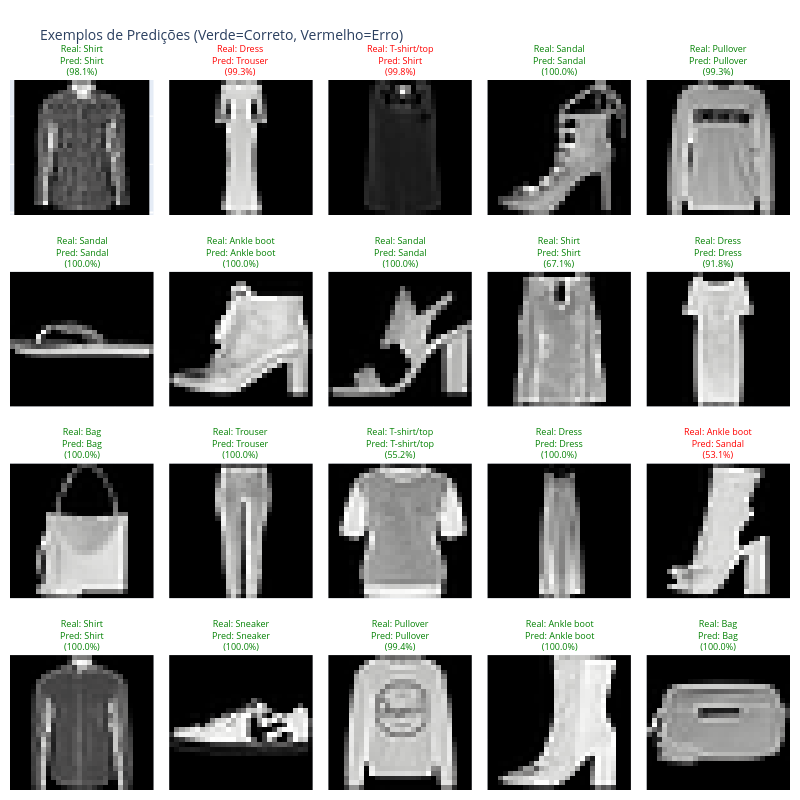

Write notebook code for a chart like this one.
### Markdown cell above
## 14. Visualização de Features Aprendidas

Vamos visualizar os filtros da primeira camada convolucional
para entender o que a rede está aprendendo

### Code cell
# Selecionar exemplos aleatórios
num_examples = 20

np.random.seed(42)
random_indices = np.random.choice(len(x_test), num_examples, replace=False)

fig = make_subplots(
    rows=4,
    cols=5,
    subplot_titles=[
        f"Real: {class_map[y_test[idx]]}<br>Pred: {class_map[y_pred_classes[idx]]}<br>({np.max(y_pred[idx])*100:.1f}%)"
        for idx in random_indices
    ],
    horizontal_spacing=0.02,
    vertical_spacing=0.08,
)

for i, idx in enumerate(random_indices):
    row = (i // 5) + 1
    col = (i % 5) + 1

    fig.add_trace(
        go.Heatmap(
            z=np.flipud(x_test[idx]),  # Inverte verticalmente
            colorscale="gray",
            showscale=False,
        ),
        row=row,
        col=col,
    )

    color = "green" if y_test[idx] == y_pred_classes[idx] else "red"
    fig.layout.annotations[i].update(font=dict(color=color, size=9))

fig.update_xaxes(showticklabels=False, matches=None)
fig.update_yaxes(showticklabels=False, matches=None, scaleanchor="x", scaleratio=1)
fig.update_layout(
    height=800,
    width=800,
    showlegend=False,
    title_text="Exemplos de Predições (Verde=Correto, Vermelho=Erro)",
    title_font_size=14,
    margin=dict(l=10, r=10, t=80, b=10),
)

fig.show()

### Figure 1 — Plotly figure (JSON) as saved in the notebook; plotly's stock layout.template omitted (floating-point values rounded to 4 significant figures; data arrays with more than 128 entries replaced by an {"elided": "..."} marker saying what was removed)
{"data": [{"colorscale": [[0, "rgb(0, 0, 0)"], [0.09091, "rgb(16, 16, 16)"], [0.1818, "rgb(38, 38, 38)"], [0.2727, "rgb(59, 59, 59)"], [0.3636, "rgb(81, 80, 80)"], [0.4545, "rgb(102, 101, 101)"], [0.5455, "rgb(124, 123, 122)"], [0.6364, "rgb(146, 146, 145)"], [0.7273, "rgb(171, 171, 170)"], [0.8182, "rgb(197, 197, 195)"], [0.9091, "rgb(224, 224, 223)"], [1, "rgb(254, 254, 253)"]], "showscale": false, "type": "heatmap", "xaxis": "x", "yaxis": "y", "z": {"elided": "28x28 int values"}}, {"colorscale": [[0, "rgb(0, 0, 0)"], [0.09091, "rgb(16, 16, 16)"], [0.1818, "rgb(38, 38, 38)"], [0.2727, "rgb(59, 59, 59)"], [0.3636, "rgb(81, 80, 80)"], [0.4545, "rgb(102, 101, 101)"], [0.5455, "rgb(124, 123, 122)"], [0.6364, "rgb(146, 146, 145)"], [0.7273, "rgb(171, 171, 170)"], [0.8182, "rgb(197, 197, 195)"], [0.9091, "rgb(224, 224, 223)"], [1, "rgb(254, 254, 253)"]], "showscale": false, "type": "heatmap", "xaxis": "x2", "yaxis": "y2", "z": {"elided": "28x28 int values"}}, {"colorscale": [[0, "rgb(0, 0, 0)"], [0.09091, "rgb(16, 16, 16)"], [0.1818, "rgb(38, 38, 38)"], [0.2727, "rgb(59, 59, 59)"], [0.3636, "rgb(81, 80, 80)"], [0.4545, "rgb(102, 101, 101)"], [0.5455, "rgb(124, 123, 122)"], [0.6364, "rgb(146, 146, 145)"], [0.7273, "rgb(171, 171, 170)"], [0.8182, "rgb(197, 197, 195)"], [0.9091, "rgb(224, 224, 223)"], [1, "rgb(254, 254, 253)"]], "showscale": false, "type": "heatmap", "xaxis": "x3", "yaxis": "y3", "z": {"elided": "28x28 int values"}}, {"colorscale": [[0, "rgb(0, 0, 0)"], [0.09091, "rgb(16, 16, 16)"], [0.1818, "rgb(38, 38, 38)"], [0.2727, "rgb(59, 59, 59)"], [0.3636, "rgb(81, 80, 80)"], [0.4545, "rgb(102, 101, 101)"], [0.5455, "rgb(124, 123, 122)"], [0.6364, "rgb(146, 146, 145)"], [0.7273, "rgb(171, 171, 170)"], [0.8182, "rgb(197, 197, 195)"], [0.9091, "rgb(224, 224, 223)"], [1, "rgb(254, 254, 253)"]], "showscale": false, "type": "heatmap", "xaxis": "x4", "yaxis": "y4", "z": {"elided": "28x28 int values"}}, {"colorscale": [[0, "rgb(0, 0, 0)"], [0.09091, "rgb(16, 16, 16)"], [0.1818, "rgb(38, 38, 38)"], [0.2727, "rgb(59, 59, 59)"], [0.3636, "rgb(81, 80, 80)"], [0.4545, "rgb(102, 101, 101)"], [0.5455, "rgb(124, 123, 122)"], [0.6364, "rgb(146, 146, 145)"], [0.7273, "rgb(171, 171, 170)"], [0.8182, "rgb(197, 197, 195)"], [0.9091, "rgb(224, 224, 223)"], [1, "rgb(254, 254, 253)"]], "showscale": false, "type": "heatmap", "xaxis": "x5", "yaxis": "y5", "z": {"elided": "28x28 int values"}}, {"colorscale": [[0, "rgb(0, 0, 0)"], [0.09091, "rgb(16, 16, 16)"], [0.1818, "rgb(38, 38, 38)"], [0.2727, "rgb(59, 59, 59)"], [0.3636, "rgb(81, 80, 80)"], [0.4545, "rgb(102, 101, 101)"], [0.5455, "rgb(124, 123, 122)"], [0.6364, "rgb(146, 146, 145)"], [0.7273, "rgb(171, 171, 170)"], [0.8182, "rgb(197, 197, 195)"], [0.9091, "rgb(224, 224, 223)"], [1, "rgb(254, 254, 253)"]], "showscale": false, "type": "heatmap", "xaxis": "x6", "yaxis": "y6", "z": {"elided": "28x28 int values"}}, {"colorscale": [[0, "rgb(0, 0, 0)"], [0.09091, "rgb(16, 16, 16)"], [0.1818, "rgb(38, 38, 38)"], [0.2727, "rgb(59, 59, 59)"], [0.3636, "rgb(81, 80, 80)"], [0.4545, "rgb(102, 101, 101)"], [0.5455, "rgb(124, 123, 122)"], [0.6364, "rgb(146, 146, 145)"], [0.7273, "rgb(171, 171, 170)"], [0.8182, "rgb(197, 197, 195)"], [0.9091, "rgb(224, 224, 223)"], [1, "rgb(254, 254, 253)"]], "showscale": false, "type": "heatmap", "xaxis": "x7", "yaxis": "y7", "z": {"elided": "28x28 int values"}}, {"colorscale": [[0, "rgb(0, 0, 0)"], [0.09091, "rgb(16, 16, 16)"], [0.1818, "rgb(38, 38, 38)"], [0.2727, "rgb(59, 59, 59)"], [0.3636, "rgb(81, 80, 80)"], [0.4545, "rgb(102, 101, 101)"], [0.5455, "rgb(124, 123, 122)"], [0.6364, "rgb(146, 146, 145)"], [0.7273, "rgb(171, 171, 170)"], [0.8182, "rgb(197, 197, 195)"], [0.9091, "rgb(224, 224, 223)"], [1, "rgb(254, 254, 253)"]], "showscale": false, "type": "heatmap", "xaxis": "x8", "yaxis": "y8", "z": {"elided": "28x28 int values"}}, {"colorscale": [[0, "rgb(0, 0, 0)"], [0.09091, "rgb(16, 16, 16)"], [0.1818, "rgb(38, 38, 38)"], [0.2727, "rgb(59, 59, 59)"], [0.3636, "rgb(81, 80, 80)"], [0.4545, "rgb(102, 101, 101)"], [0.5455, "rgb(124, 123, 122)"], [0.6364, "rgb(146, 146, 145)"], [0.7273, "rgb(171, 171, 170)"], [0.8182, "rgb(197, 197, 195)"], [0.9091, "rgb(224, 224, 223)"], [1, "rgb(254, 254, 253)"]], "showscale": false, "type": "heatmap", "xaxis": "x9", "yaxis": "y9", "z": {"elided": "28x28 int values"}}, {"colorscale": [[0, "rgb(0, 0, 0)"], [0.09091, "rgb(16, 16, 16)"], [0.1818, "rgb(38, 38, 38)"], [0.2727, "rgb(59, 59, 59)"], [0.3636, "rgb(81, 80, 80)"], [0.4545, "rgb(102, 101, 101)"], [0.5455, "rgb(124, 123, 122)"], [0.6364, "rgb(146, 146, 145)"], [0.7273, "rgb(171, 171, 170)"], [0.8182, "rgb(197, 197, 195)"], [0.9091, "rgb(224, 224, 223)"], [1, "rgb(254, 254, 253)"]], "showscale": false, "type": "heatmap", "xaxis": "x10", "yaxis": "y10", "z": {"elided": "28x28 int values"}}, {"colorscale": [[0, "rgb(0, 0, 0)"], [0.09091, "rgb(16, 16, 16)"], [0.1818, "rgb(38, 38, 38)"], [0.2727, "rgb(59, 59, 59)"], [0.3636, "rgb(81, 80, 80)"], [0.4545, "rgb(102, 101, 101)"], [0.5455, "rgb(124, 123, 122)"], [0.6364, "rgb(146, 146, 145)"], [0.7273, "rgb(171, 171, 170)"], [0.8182, "rgb(197, 197, 195)"], [0.9091, "rgb(224, 224, 223)"], [1, "rgb(254, 254, 253)"]], "showscale": false, "type": "heatmap", "xaxis": "x11", "yaxis": "y11", "z": {"elided": "28x28 int values"}}, {"colorscale": [[0, "rgb(0, 0, 0)"], [0.09091, "rgb(16, 16, 16)"], [0.1818, "rgb(38, 38, 38)"], [0.2727, "rgb(59, 59, 59)"], [0.3636, "rgb(81, 80, 80)"], [0.4545, "rgb(102, 101, 101)"], [0.5455, "rgb(124, 123, 122)"], [0.6364, "rgb(146, 146, 145)"], [0.7273, "rgb(171, 171, 170)"], [0.8182, "rgb(197, 197, 195)"], [0.9091, "rgb(224, 224, 223)"], [1, "rgb(254, 254, 253)"]], "showscale": false, "type": "heatmap", "xaxis": "x12", "yaxis": "y12", "z": {"elided": "28x28 int values"}}, {"colorscale": [[0, "rgb(0, 0, 0)"], [0.09091, "rgb(16, 16, 16)"], [0.1818, "rgb(38, 38, 38)"], [0.2727, "rgb(59, 59, 59)"], [0.3636, "rgb(81, 80, 80)"], [0.4545, "rgb(102, 101, 101)"], [0.5455, "rgb(124, 123, 122)"], [0.6364, "rgb(146, 146, 145)"], [0.7273, "rgb(171, 171, 170)"], [0.8182, "rgb(197, 197, 195)"], [0.9091, "rgb(224, 224, 223)"], [1, "rgb(254, 254, 253)"]], "showscale": false, "type": "heatmap", "xaxis": "x13", "yaxis": "y13", "z": {"elided": "28x28 int values"}}, {"colorscale": [[0, "rgb(0, 0, 0)"], [0.09091, "rgb(16, 16, 16)"], [0.1818, "rgb(38, 38, 38)"], [0.2727, "rgb(59, 59, 59)"], [0.3636, "rgb(81, 80, 80)"], [0.4545, "rgb(102, 101, 101)"], [0.5455, "rgb(124, 123, 122)"], [0.6364, "rgb(146, 146, 145)"], [0.7273, "rgb(171, 171, 170)"], [0.8182, "rgb(197, 197, 195)"], [0.9091, "rgb(224, 224, 223)"], [1, "rgb(254, 254, 253)"]], "showscale": false, "type": "heatmap", "xaxis": "x14", "yaxis": "y14", "z": {"elided": "28x28 int values"}}, {"colorscale": [[0, "rgb(0, 0, 0)"], [0.09091, "rgb(16, 16, 16)"], [0.1818, "rgb(38, 38, 38)"], [0.2727, "rgb(59, 59, 59)"], [0.3636, "rgb(81, 80, 80)"], [0.4545, "rgb(102, 101, 101)"], [0.5455, "rgb(124, 123, 122)"], [0.6364, "rgb(146, 146, 145)"], [0.7273, "rgb(171, 171, 170)"], [0.8182, "rgb(197, 197, 195)"], [0.9091, "rgb(224, 224, 223)"], [1, "rgb(254, 254, 253)"]], "showscale": false, "type": "heatmap", "xaxis": "x15", "yaxis": "y15", "z": {"elided": "28x28 int values"}}, {"colorscale": [[0, "rgb(0, 0, 0)"], [0.09091, "rgb(16, 16, 16)"], [0.1818, "rgb(38, 38, 38)"], [0.2727, "rgb(59, 59, 59)"], [0.3636, "rgb(81, 80, 80)"], [0.4545, "rgb(102, 101, 101)"], [0.5455, "rgb(124, 123, 122)"], [0.6364, "rgb(146, 146, 145)"], [0.7273, "rgb(171, 171, 170)"], [0.8182, "rgb(197, 197, 195)"], [0.9091, "rgb(224, 224, 223)"], [1, "rgb(254, 254, 253)"]], "showscale": false, "type": "heatmap", "xaxis": "x16", "yaxis": "y16", "z": {"elided": "28x28 int values"}}, {"colorscale": [[0, "rgb(0, 0, 0)"], [0.09091, "rgb(16, 16, 16)"], [0.1818, "rgb(38, 38, 38)"], [0.2727, "rgb(59, 59, 59)"], [0.3636, "rgb(81, 80, 80)"], [0.4545, "rgb(102, 101, 101)"], [0.5455, "rgb(124, 123, 122)"], [0.6364, "rgb(146, 146, 145)"], [0.7273, "rgb(171, 171, 170)"], [0.8182, "rgb(197, 197, 195)"], [0.9091, "rgb(224, 224, 223)"], [1, "rgb(254, 254, 253)"]], "showscale": false, "type": "heatmap", "xaxis": "x17", "yaxis": "y17", "z": {"elided": "28x28 int values"}}, {"colorscale": [[0, "rgb(0, 0, 0)"], [0.09091, "rgb(16, 16, 16)"], [0.1818, "rgb(38, 38, 38)"], [0.2727, "rgb(59, 59, 59)"], [0.3636, "rgb(81, 80, 80)"], [0.4545, "rgb(102, 101, 101)"], [0.5455, "rgb(124, 123, 122)"], [0.6364, "rgb(146, 146, 145)"], [0.7273, "rgb(171, 171, 170)"], [0.8182, "rgb(197, 197, 195)"], [0.9091, "rgb(224, 224, 223)"], [1, "rgb(254, 254, 253)"]], "showscale": false, "type": "heatmap", "xaxis": "x18", "yaxis": "y18", "z": {"elided": "28x28 int values"}}, {"colorscale": [[0, "rgb(0, 0, 0)"], [0.09091, "rgb(16, 16, 16)"], [0.1818, "rgb(38, 38, 38)"], [0.2727, "rgb(59, 59, 59)"], [0.3636, "rgb(81, 80, 80)"], [0.4545, "rgb(102, 101, 101)"], [0.5455, "rgb(124, 123, 122)"], [0.6364, "rgb(146, 146, 145)"], [0.7273, "rgb(171, 171, 170)"], [0.8182, "rgb(197, 197, 195)"], [0.9091, "rgb(224, 224, 223)"], [1, "rgb(254, 254, 253)"]], "showscale": false, "type": "heatmap", "xaxis": "x19", "yaxis": "y19", "z": {"elided": "28x28 int values"}}, {"colorscale": [[0, "rgb(0, 0, 0)"], [0.09091, "rgb(16, 16, 16)"], [0.1818, "rgb(38, 38, 38)"], [0.2727, "rgb(59, 59, 59)"], [0.3636, "rgb(81, 80, 80)"], [0.4545, "rgb(102, 101, 101)"], [0.5455, "rgb(124, 123, 122)"], [0.6364, "rgb(146, 146, 145)"], [0.7273, "rgb(171, 171, 170)"], [0.8182, "rgb(197, 197, 195)"], [0.9091, "rgb(224, 224, 223)"], [1, "rgb(254, 254, 253)"]], "showscale": false, "type": "heatmap", "xaxis": "x20", "yaxis": "y20", "z": {"elided": "28x28 int values"}}], "layout": {"annotations": [{"font": {"color": "green", "size": 9}, "showarrow": false, "text": "Real: Shirt<br>Pred: Shirt<br>(98.1%)", "x": 0.092, "xanchor": "center", "xref": "paper", "y": 1, "yanchor": "bottom", "yref": "paper"}, {"font": {"color": "red", "size": 9}, "showarrow": false, "text": "Real: Dress<br>Pred: Trouser<br>(99.3%)", "x": 0.296, "xanchor": "center", "xref": "paper", "y": 1, "yanchor": "bottom", "yref": "paper"}, {"font": {"color": "red", "size": 9}, "showarrow": false, "text": "Real: T-shirt/top<br>Pred: Shirt<br>(99.8%)", "x": 0.5, "xanchor": "center", "xref": "paper", "y": 1, "yanchor": "bottom", "yref": "paper"}, {"font": {"color": "green", "size": 9}, "showarrow": false, "text": "Real: Sandal<br>Pred: Sandal<br>(100.0%)", "x": 0.704, "xanchor": "center", "xref": "paper", "y": 1, "yanchor": "bottom", "yref": "paper"}, {"font": {"color": "green", "size": 9}, "showarrow": false, "text": "Real: Pullover<br>Pred: Pullover<br>(99.3%)", "x": 0.908, "xanchor": "center", "xref": "paper", "y": 1, "yanchor": "bottom", "yref": "paper"}, {"font": {"color": "green", "size": 9}, "showarrow": false, "text": "Real: Sandal<br>Pred: Sandal<br>(100.0%)", "x": 0.092, "xanchor": "center", "xref": "paper", "y": 0.73, "yanchor": "bottom", "yref": "paper"}, {"font": {"color": "green", "size": 9}, "showarrow": false, "text": "Real: Ankle boot<br>Pred: Ankle boot<br>(100.0%)", "x": 0.296, "xanchor": "center", "xref": "paper", "y": 0.73, "yanchor": "bottom", "yref": "paper"}, {"font": {"color": "green", "size": 9}, "showarrow": false, "text": "Real: Sandal<br>Pred: Sandal<br>(100.0%)", "x": 0.5, "xanchor": "center", "xref": "paper", "y": 0.73, "yanchor": "bottom", "yref": "paper"}, {"font": {"color": "green", "size": 9}, "showarrow": false, "text": "Real: Shirt<br>Pred: Shirt<br>(67.1%)", "x": 0.704, "xanchor": "center", "xref": "paper", "y": 0.73, "yanchor": "bottom", "yref": "paper"}, {"font": {"color": "green", "size": 9}, "showarrow": false, "text": "Real: Dress<br>Pred: Dress<br>(91.8%)", "x": 0.908, "xanchor": "center", "xref": "paper", "y": 0.73, "yanchor": "bottom", "yref": "paper"}, {"font": {"color": "green", "size": 9}, "showarrow": false, "text": "Real: Bag<br>Pred: Bag<br>(100.0%)", "x": 0.092, "xanchor": "center", "xref": "paper", "y": 0.46, "yanchor": "bottom", "yref": "paper"}, {"font": {"color": "green", "size": 9}, "showarrow": false, "text": "Real: Trouser<br>Pred: Trouser<br>(100.0%)", "x": 0.296, "xanchor": "center", "xref": "paper", "y": 0.46, "yanchor": "bottom", "yref": "paper"}, {"font": {"color": "green", "size": 9}, "showarrow": false, "text": "Real: T-shirt/top<br>Pred: T-shirt/top<br>(55.2%)", "x": 0.5, "xanchor": "center", "xref": "paper", "y": 0.46, "yanchor": "bottom", "yref": "paper"}, {"font": {"color": "green", "size": 9}, "showarrow": false, "text": "Real: Dress<br>Pred: Dress<br>(100.0%)", "x": 0.704, "xanchor": "center", "xref": "paper", "y": 0.46, "yanchor": "bottom", "yref": "paper"}, {"font": {"color": "red", "size": 9}, "showarrow": false, "text": "Real: Ankle boot<br>Pred: Sandal<br>(53.1%)", "x": 0.908, "xanchor": "center", "xref": "paper", "y": 0.46, "yanchor": "bottom", "yref": "paper"}, {"font": {"color": "green", "size": 9}, "showarrow": false, "text": "Real: Shirt<br>Pred: Shirt<br>(100.0%)", "x": 0.092, "xanchor": "center", "xref": "paper", "y": 0.19, "yanchor": "bottom", "yref": "paper"}, {"font": {"color": "green", "size": 9}, "showarrow": false, "text": "Real: Sneaker<br>Pred: Sneaker<br>(100.0%)", "x": 0.296, "xanchor": "center", "xref": "paper", "y": 0.19, "yanchor": "bottom", "yref": "paper"}, {"font": {"color": "green", "size": 9}, "showarrow": false, "text": "Real: Pullover<br>Pred: Pullover<br>(99.4%)", "x": 0.5, "xanchor": "center", "xref": "paper", "y": 0.19, "yanchor": "bottom", "yref": "paper"}, {"font": {"color": "green", "size": 9}, "showarrow": false, "text": "Real: Ankle boot<br>Pred: Ankle boot<br>(100.0%)", "x": 0.704, "xanchor": "center", "xref": "paper", "y": 0.19, "yanchor": "bottom", "yref": "paper"}, {"font": {"color": "green", "size": 9}, "showarrow": false, "text": "Real: Bag<br>Pred: Bag<br>(100.0%)", "x": 0.908, "xanchor": "center", "xref": "paper", "y": 0.19, "yanchor": "bottom", "yref": "paper"}], "height": 800, "margin": {"b": 10, "l": 10, "r": 10, "t": 80}, "showlegend": false, "title": {"font": {"size": 14}, "text": "Exemplos de Predições (Verde=Correto, Vermelho=Erro)"}, "width": 800, "xaxis": {"anchor": "y", "domain": [0, 0.184], "showticklabels": false}, "xaxis10": {"anchor": "y10", "domain": [0.816, 1], "showticklabels": false}, "xaxis11": {"anchor": "y11", "domain": [0, 0.184], "showticklabels": false}, "xaxis12": {"anchor": "y12", "domain": [0.204, 0.388], "showticklabels": false}, "xaxis13": {"anchor": "y13", "domain": [0.408, 0.592], "showticklabels": false}, "xaxis14": {"anchor": "y14", "domain": [0.612, 0.796], "showticklabels": false}, "xaxis15": {"anchor": "y15", "domain": [0.816, 1], "showticklabels": false}, "xaxis16": {"anchor": "y16", "domain": [0, 0.184], "showticklabels": false}, "xaxis17": {"anchor": "y17", "domain": [0.204, 0.388], "showticklabels": false}, "xaxis18": {"anchor": "y18", "domain": [0.408, 0.592], "showticklabels": false}, "xaxis19": {"anchor": "y19", "domain": [0.612, 0.796], "showticklabels": false}, "xaxis2": {"anchor": "y2", "domain": [0.204, 0.388], "showticklabels": false}, "xaxis20": {"anchor": "y20", "domain": [0.816, 1], "showticklabels": false}, "xaxis3": {"anchor": "y3", "domain": [0.408, 0.592], "showticklabels": false}, "xaxis4": {"anchor": "y4", "domain": [0.612, 0.796], "showticklabels": false}, "xaxis5": {"anchor": "y5", "domain": [0.816, 1], "showticklabels": false}, "xaxis6": {"anchor": "y6", "domain": [0, 0.184], "showticklabels": false}, "xaxis7": {"anchor": "y7", "domain": [0.204, 0.388], "showticklabels": false}, "xaxis8": {"anchor": "y8", "domain": [0.408, 0.592], "showticklabels": false}, "xaxis9": {"anchor": "y9", "domain": [0.612, 0.796], "showticklabels": false}, "yaxis": {"anchor": "x", "domain": [0.81, 1], "scaleanchor": "x", "scaleratio": 1, "showticklabels": false}, "yaxis10": {"anchor": "x10", "domain": [0.54, 0.73], "scaleanchor": "x", "scaleratio": 1, "showticklabels": false}, "yaxis11": {"anchor": "x11", "domain": [0.27, 0.46], "scaleanchor": "x", "scaleratio": 1, "showticklabels": false}, "yaxis12": {"anchor": "x12", "domain": [0.27, 0.46], "scaleanchor": "x", "scaleratio": 1, "showticklabels": false}, "yaxis13": {"anchor": "x13", "domain": [0.27, 0.46], "scaleanchor": "x", "scaleratio": 1, "showticklabels": false}, "yaxis14": {"anchor": "x14", "domain": [0.27, 0.46], "scaleanchor": "x", "scaleratio": 1, "showticklabels": false}, "yaxis15": {"anchor": "x15", "domain": [0.27, 0.46], "scaleanchor": "x", "scaleratio": 1, "showticklabels": false}, "yaxis16": {"anchor": "x16", "domain": [0, 0.19], "scaleanchor": "x", "scaleratio": 1, "showticklabels": false}, "yaxis17": {"anchor": "x17", "domain": [0, 0.19], "scaleanchor": "x", "scaleratio": 1, "showticklabels": false}, "yaxis18": {"anchor": "x18", "domain": [0, 0.19], "scaleanchor": "x", "scaleratio": 1, "showticklabels": false}, "yaxis19": {"anchor": "x19", "domain": [0, 0.19], "scaleanchor": "x", "scaleratio": 1, "showticklabels": false}, "yaxis2": {"anchor": "x2", "domain": [0.81, 1], "scaleanchor": "x", "scaleratio": 1, "showticklabels": false}, "yaxis20": {"anchor": "x20", "domain": [0, 0.19], "scaleanchor": "x", "scaleratio": 1, "showticklabels": false}, "yaxis3": {"anchor": "x3", "domain": [0.81, 1], "scaleanchor": "x", "scaleratio": 1, "showticklabels": false}, "yaxis4": {"anchor": "x4", "domain": [0.81, 1], "scaleanchor": "x", "scaleratio": 1, "showticklabels": false}, "yaxis5": {"anchor": "x5", "domain": [0.81, 1], "scaleanchor": "x", "scaleratio": 1, "showticklabels": false}, "yaxis6": {"anchor": "x6", "domain": [0.54, 0.73], "scaleanchor": "x", "scaleratio": 1, "showticklabels": false}, "yaxis7": {"anchor": "x7", "domain": [0.54, 0.73], "scaleanchor": "x", "scaleratio": 1, "showticklabels": false}, "yaxis8": {"anchor": "x8", "domain": [0.54, 0.73], "scaleanchor": "x", "scaleratio": 1, "showticklabels": false}, "yaxis9": {"anchor": "x9", "domain": [0.54, 0.73], "scaleanchor": "x", "scaleratio": 1, "showticklabels": false}}}
